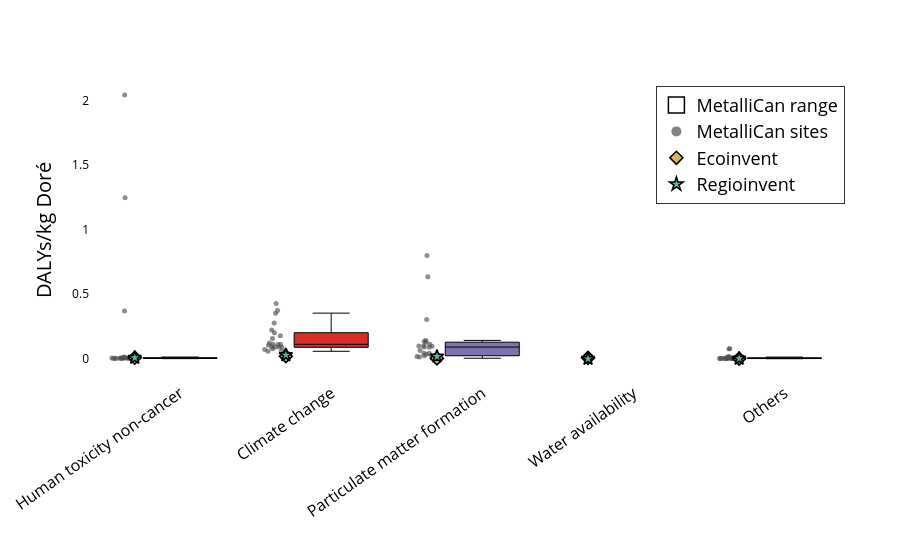

Write notebook code for a chart like this one.
### Markdown cell above
#### Boxplot HH

### Code cell
plot_lcia_boxes_for_reference_product(
    df_hh,
    reference_product="Doré",
    yaxis_label="DALYs/kg Doré",
    title="Human health – Doré",
    output_html="results/Damages/boxplot_hh_dore.html",
    output_image="results/Damages/boxplot_hh_dore",
    image_format="pdf",
)

### Figure 1 — Plotly figure (JSON) as saved in the notebook; plotly's stock layout.template omitted (floating-point values rounded to 4 significant figures)
{"data": [{"boxpoints": "all", "fillcolor": "#d73027", "hoverinfo": "text+y", "hovertext": ["Brucejack", "Canadian Malartic", "Casa Berardi", "Detour Lake", "Eagle River", "Goldex (Au)", "Hemlo", "Island", "Kiena", "LaRonde (Doré)", "Macassa", "Meadowbank complex", "Meliadine", "Musselwhite", "Porcupine complex", "Rainy River", "Red Lake", "Seabee Gold Operation", "Snow Lake (Doré)", "Timmins Operation", "Westwood-Doyon", "Éléonore"], "jitter": 0.35, "line": {"color": "black", "width": 1}, "marker": {"color": "rgba(80,80,80,0.65)", "size": 5}, "showlegend": false, "x": [1, 1, 1, 1, 1, 1, 1, 1, 1, 1, 1, 1, 1, 1, 1, 1, 1, 1, 1, 1, 1, 1], "y": [0.3746, 0.1129, 0.123, 0.2219, 0.07262, 0.1129, 0.07776, 0.06277, 0.05872, 0.05793, 0.2017, 0.1783, 0.1109, 0.09368, 0.1563, 0.3533, 0.1056, 0.4278, 0.08883, 0.2774, 0.0902, 0.09053], "type": "box"}, {"boxpoints": "all", "fillcolor": "#8073ac", "hoverinfo": "text+y", "hovertext": ["Brucejack", "Canadian Malartic", "Casa Berardi", "Detour Lake", "Eagle River", "Goldex (Au)", "Hemlo", "Island", "Kiena", "LaRonde (Doré)", "Macassa", "Meadowbank complex", "Meliadine", "Musselwhite", "Porcupine complex", "Rainy River", "Red Lake", "Seabee Gold Operation", "Snow Lake (Doré)", "Timmins Operation", "Westwood-Doyon", "Éléonore"], "jitter": 0.35, "line": {"color": "black", "width": 1}, "marker": {"color": "rgba(80,80,80,0.65)", "size": 5}, "showlegend": false, "x": [2, 2, 2, 2, 2, 2, 2, 2, 2, 2, 2, 2, 2, 2, 2, 2, 2, 2, 2, 2, 2, 2], "y": [0.06317, 0.0991, 0.01678, 0.1127, 0.1001, 0.01369, 0.02255, 0.3035, 0.004094, 0.01606, 0.09135, 0.1282, 0.09674, 0.1352, 0.08969, 0.1421, 0.6355, 0.04183, 0.02346, 0.04307, 0.03445, 0.7992], "type": "box"}, {"boxpoints": "all", "fillcolor": "#e08214", "hoverinfo": "text+y", "hovertext": ["Brucejack", "Canadian Malartic", "Casa Berardi", "Detour Lake", "Eagle River", "Goldex (Au)", "Hemlo", "Island", "Kiena", "LaRonde (Doré)", "Macassa", "Meadowbank complex", "Meliadine", "Musselwhite", "Porcupine complex", "Rainy River", "Red Lake", "Seabee Gold Operation", "Snow Lake (Doré)", "Timmins Operation", "Westwood-Doyon", "Éléonore"], "jitter": 0.35, "line": {"color": "black", "width": 1}, "marker": {"color": "rgba(80,80,80,0.65)", "size": 5}, "showlegend": false, "x": [0, 0, 0, 0, 0, 0, 0, 0, 0, 0, 0, 0, 0, 0, 0, 0, 0, 0, 0, 0, 0, 0], "y": [0.004588, 0.002889, 0.01343, 0.005692, 0.001415, 0.003486, 0.007321, 0.006283, 0.001015, 0.001431, 0.008556, 0.004049, 0.001794, 0.007009, 2.042, 0.007771, 0.3692, 0.005559, 0.003442, 1.246, 0.001695, 0.003517], "type": "box"}, {"boxpoints": "all", "fillcolor": "#999999", "hoverinfo": "text+y", "hovertext": ["Brucejack", "Canadian Malartic", "Casa Berardi", "Detour Lake", "Eagle River", "Goldex (Au)", "Hemlo", "Island", "Kiena", "LaRonde (Doré)", "Macassa", "Meadowbank complex", "Meliadine", "Musselwhite", "Porcupine complex", "Rainy River", "Red Lake", "Seabee Gold Operation", "Snow Lake (Doré)", "Timmins Operation", "Westwood-Doyon", "Éléonore"], "jitter": 0.35, "line": {"color": "black", "width": 1}, "marker": {"color": "rgba(80,80,80,0.65)", "size": 5}, "showlegend": false, "x": [4, 4, 4, 4, 4, 4, 4, 4, 4, 4, 4, 4, 4, 4, 4, 4, 4, 4, 4, 4, 4, 4], "y": [0.004584, 0.006565, 0.001592, 0.01297, 0.001463, 0.007223, 0.003969, 0.001875, 0.0007046, 0.001726, 0.004506, 0.004605, 0.002824, 0.002967, 0.07702, 0.01123, 0.01698, 0.002225, 0.00139, 0.0772, 0.001216, 0.004167], "type": "box"}, {"marker": {"color": "rgba(0,0,0,0)", "line": {"color": "black", "width": 1.5}, "size": 16, "symbol": "square"}, "mode": "markers", "name": "MetalliCan range", "showlegend": true, "x": [null], "y": [null], "type": "scatter"}, {"marker": {"color": "rgba(80,80,80,0.7)", "size": 10, "symbol": "circle"}, "mode": "markers", "name": "MetalliCan sites", "showlegend": true, "x": [null], "y": [null], "type": "scatter"}, {"marker": {"color": "#d8b365", "line": {"color": "black", "width": 1.6}, "size": 10, "symbol": "diamond"}, "mode": "markers", "name": "Ecoinvent", "x": [0.7, -0.3, 3.7, 1.7, 2.7], "y": [0.02012, 0.008143, 0.001212, 0.002744, 0.007169], "type": "scatter"}, {"marker": {"color": "#5ab4ac", "line": {"color": "black", "width": 1.6}, "size": 10, "symbol": "star"}, "mode": "markers", "name": "Regioinvent", "x": [0.7, -0.3, 3.7, 1.7, 2.7], "y": [0.02852, 0.008307, 0.00142, 0.01798, 0.0001407], "type": "scatter"}], "layout": {"xaxis": {"tickfont": {"size": 16, "color": "black"}, "tickmode": "array", "tickvals": [0, 1, 2, 3, 4], "ticktext": ["Human toxicity non-cancer", "Climate change", "Particulate matter formation", "Water availability", "Others"], "tickangle": -35, "ticklabelposition": "outside", "automargin": true}, "yaxis": {"title": {"font": {"color": "black", "size": 20}, "text": "DALYs/kg Doré"}, "tickfont": {"color": "black"}, "showgrid": false}, "margin": {"l": 80, "r": 40, "t": 80, "b": 180}, "legend": {"title": {"font": {"color": "black", "size": 24}, "text": ""}, "font": {"color": "black", "size": 18}, "orientation": "v", "yanchor": "top", "y": 0.98, "xanchor": "right", "x": 0.98, "bgcolor": "rgba(255,255,255,0.9)", "bordercolor": "black", "borderwidth": 0.8}, "plot_bgcolor": "white", "paper_bgcolor": "white"}}
